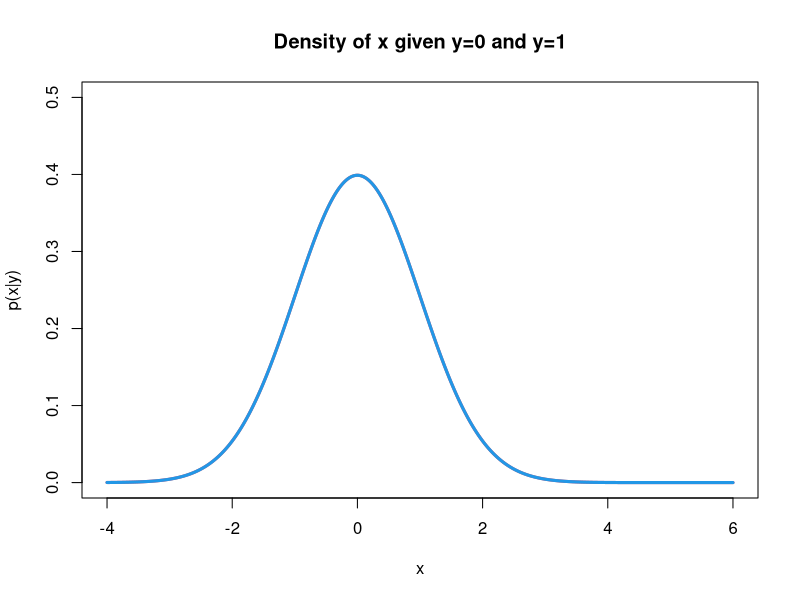
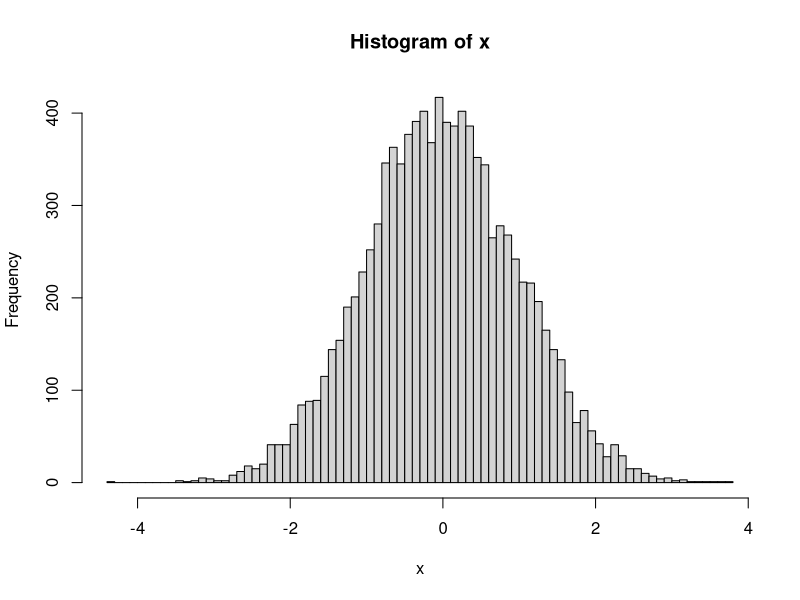
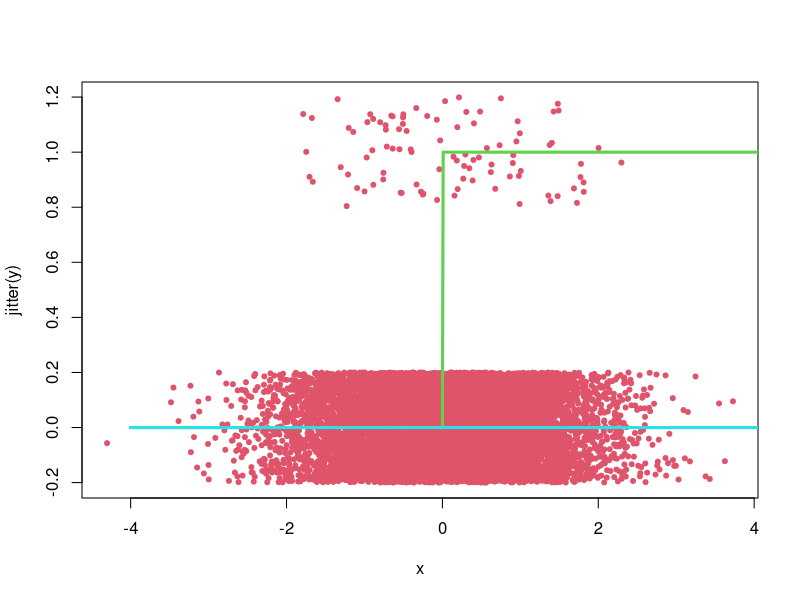
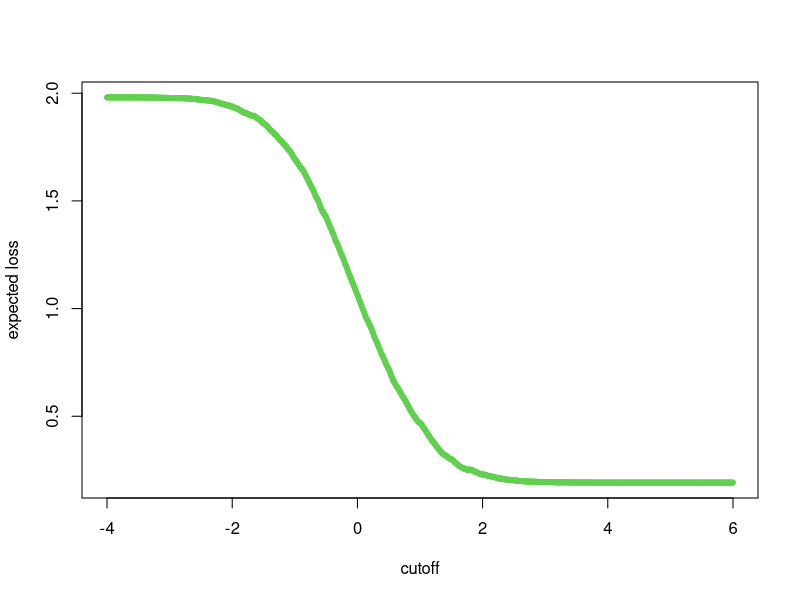
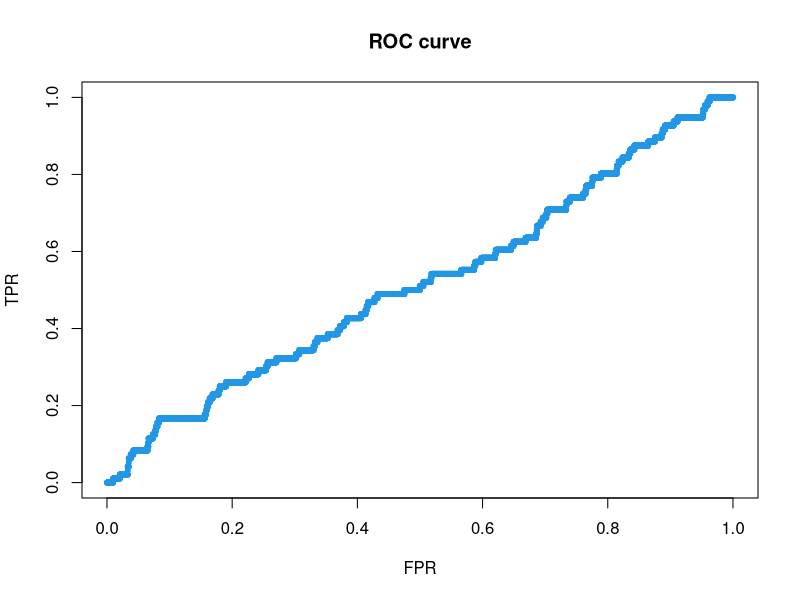
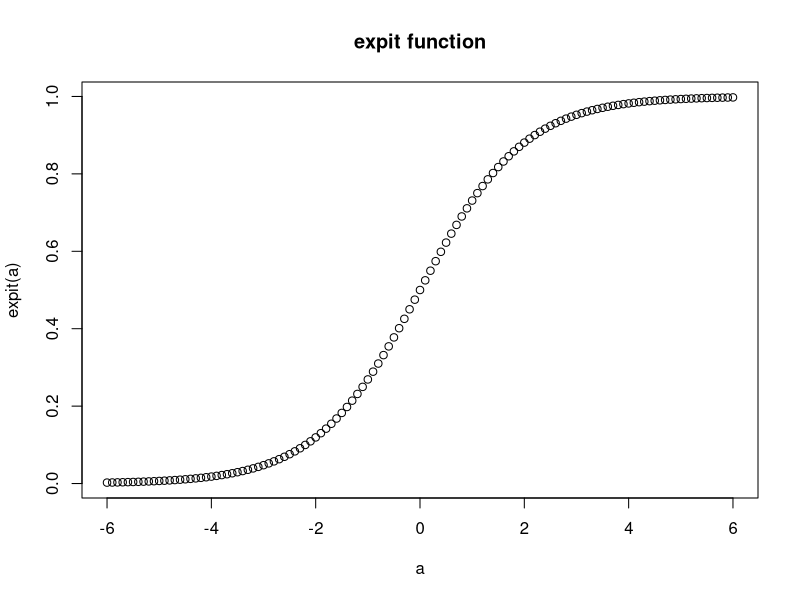
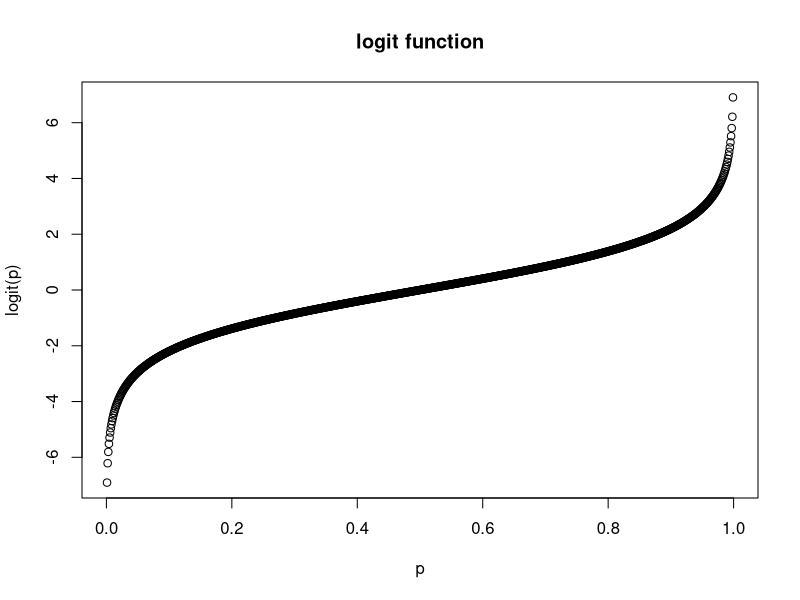
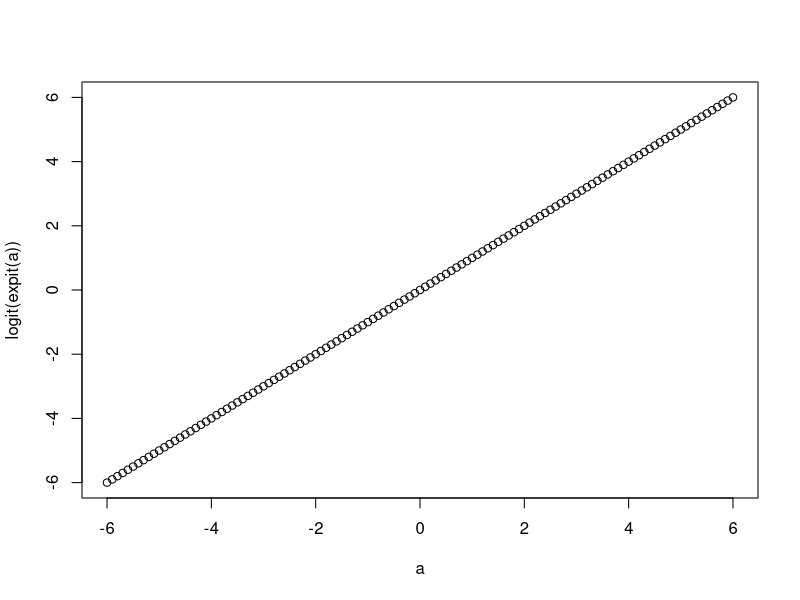

The R script that drew these images, in order:
# R code to accompany Lecture 7: Classification, for BST 263 Statistical Learning
#
# Topics:
#    Loss functions and Decision theory
#    Confusion matrix and ROC curves
#    Logistic regression
#    Linear/Quadratic Discriminant Analysis (LDA/QDA)
#
# Author: Jeffrey W. Miller
# Date: Feb 18, 2019

# _____________________________________________________________________________
# Loss functions and Decision theory

# Example: ELISA test for HIV detection

# Simulate data
set.seed(1)  # reset RNG
n = 10000  # number of subjects tested
p_infected = 0.01  # proportion of tested subjects with HIV
y = rbinom(n,1,p_infected)  # simulated HIV status (TRUE: infected, FALSE: not infected)
mu = 0.0  # (try mu=0,1,2,4)  # mu = mean of infected group, 0 = mean of uninfected group
x = rnorm(n) + mu*y  # simulated antigen measurement for n subjects

# Plot the class-conditional distributions
x_grid = seq(from=-4, to=6, by=0.01)
plot(x_grid, 0*x_grid, type="n", ylim=c(0,0.5), xlab="x", ylab="p(x|y)", main="Density of x given y=0 and y=1")
lines(x_grid, dnorm(x_grid,0,1), col=2, lwd=3)
lines(x_grid, dnorm(x_grid,mu,1), col=4, lwd=3)

# Plot data
hist(x, breaks=100)  # histogram of the x's
plot(x, jitter(y), col=2,pch=20,cex=1)  # plot the class y for each x

# Prediction functions
# Option 1: Predict the "maximum likelihood" class y for x, that is, the class maximizing p(x|y).
f_maxlik = function(x) { round(x > mu/2) }

# Option 2: Predict the most probable class y given x, that is, the class maximizing p(y|x).
cutoff_bayes = (1/mu)*(0.5*mu^2 + log((1-p_infected)/p_infected))
f_bayes = function(x) { round(x > cutoff_bayes) }

# Plot prediction functions
lines(x_grid, f_maxlik(x_grid), col=3, lwd=3)
lines(x_grid, f_bayes(x_grid), col=4, lwd=3)


# _____________________________
# Loss function (0-1 loss)
zero_one_loss = function(y_hat,y) { round(y_hat != y) }  # 0-1 loss

# Measure performance (0-1 loss)
print(paste0("Expected 0-1 loss for f_maxlik = ", mean(zero_one_loss(f_maxlik(x), y))))
print(paste0("Expected 0-1 loss for f_bayes =  ", mean(zero_one_loss(f_bayes(x), y))))

# _____________________________
# Loss function (weighted loss)
loss = function(y_hat,y) { 2*((y_hat==1) & (y==0)) + 20*((y_hat==0) & (y==1)) }  # a loss function that more strongly penalizes false negatives

# Measure performance (weighted loss)
print(paste0("Expected loss for f_maxlik = ", mean(loss(f_maxlik(x), y))))
print(paste0("Expected loss for f_bayes =  ", mean(loss(f_bayes(x), y))))

# Option 3: Predict class y with minimum expected loss given x, that is, the class minimizing E(loss(Y_hat, Y) | X=x).
cutoff_minloss = (1/mu)*(mu^2/2 + log((1-p_infected)/p_infected) + log((loss(1,0) - loss(0,0))/(loss(0,1) - loss(1,1))))
f_minloss = function(x) { round(x > cutoff_minloss) }
lines(x_grid, f_minloss(x_grid), col=5, lwd=3)

print(paste0("Expected loss for f_minloss =  ", mean(loss(f_minloss(x), y))))

# Compute loss as a function of the cutoff
loss_grid = sapply(x_grid, function(cutoff) { mean(loss(round(x > cutoff), y)) })  # losses for a range of cutoff points
plot(x_grid, loss_grid, pch=20, col=3, xlab="cutoff", ylab="expected loss")
lines(cutoff_minloss*c(1,1), c(0,2), col=2, lwd=2)  # f_minloss minimizes expected loss


# _____________________________________________________________________________
# Confusion matrix

# Prediction function to use
f = f_minloss

# Confusion matrix
table(f(x), y, dnn=c("y_pred","y_actual"))

# The entries of the confusion matrix are the number of false/true positives/negatives.
TP = sum((f(x)==y) & (f(x)==1))  #  true positives ( "true" =   correct prediction, "positive" = predicted positive)
TP

TN = sum((f(x)==y) & (f(x)==0))  #  true negatives ( "true" =   correct prediction, "negative" = predicted negative)
TN

FP = sum((f(x)!=y) & (f(x)==1))  # false positives ("false" = incorrect prediction, "positive" = predicted positive)
FP

FN = sum((f(x)!=y) & (f(x)==0))  # false negatives ("false" = incorrect prediction, "negative" = predicted negative)
FN

FPR = FP / (FP + TN)  # false positive rate = proportion of actual negatives that were predicted to be positive.
FPR
TPR = TP / (TP + FN)  #  true positive rate = proportion of actual positives that were predicted to be positive.
TPR


# _____________________________________________________________________________
# ROC curve
# (ROC stands for "receiver operating characteristic", but the name is essentially meaningless.)

# Each of f_maxlik, f_bayes, and f_minloss are of the form: round(x > cutoff).
# How does performance vary as a function of cutoff?

o = order(x, decreasing=TRUE)  # order of the x's from largest to smallest
TPR = cumsum(y[o])/sum(y)  # compute the TPR for each of: cutoff=x[o[1]], ..., cutoff=x[o[n]].
FPR = cumsum(1-y[o])/sum(1-y)  # compute the FPR for each of: cutoff=x[o[1]], ..., cutoff=x[o[n]].
plot(FPR, TPR, main="ROC curve", pch=20, col=4)
# The preceding lines are a clever trick for computing ROC curves.



# _____________________________________________________________________________
# Logistic regression

# expit function (a.k.a. logistic function)
expit = function(a) { exp(a)/(1+exp(a)) }
a = seq(-6,6,0.1)
plot(a,expit(a), main="expit function")

# logit function (the inverse of expit)
logit = function(p) { log(p/(1-p)) }
p = seq(0.001,0.999,0.001)
plot(p,logit(p), main="logit function")

# logit and expit are inverses of one another
plot(a,logit(expit(a)))
plot(p,expit(logit(p)))

# Two-dim surface of probabilities under logistic regression model
p = function(x1,x2) { expit(3 - 0.1*x1 - 0.1*x2) }
Pr.class.1 = outer(a,a,p)
persp(a,a,Pr.class.1,theta=300,phi=35)
image(a,a,Pr.class.1)
contour(a,a,Pr.class.1)












